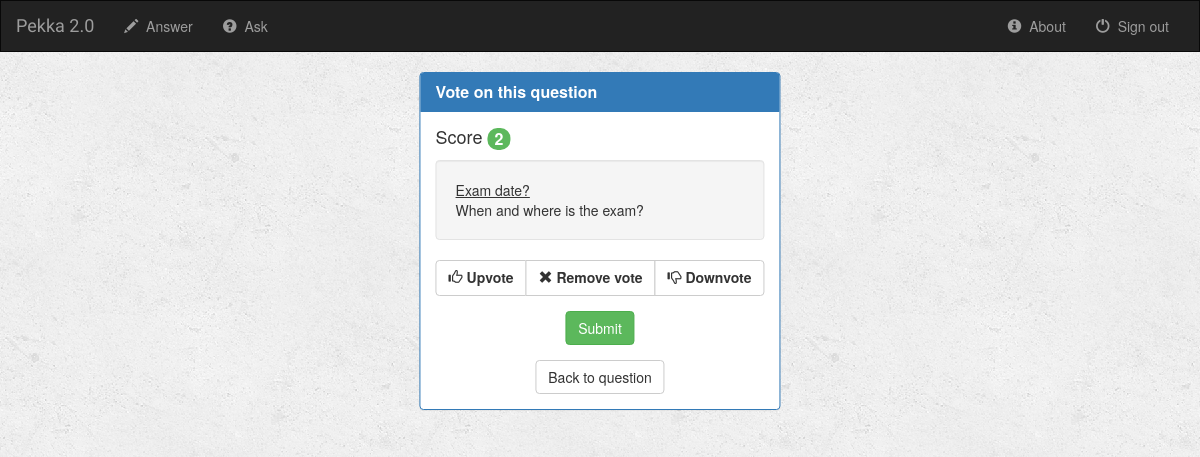
The page /pekka/26/vote_question/ on the database its author committed.
### pekka/models.py (models this page shows, shortened)
class Question(models.Model):
    author = models.ForeignKey(User, default=1)
    question_title = models.CharField(max_length=100)
    question_content = models.CharField(max_length=2000)
    is_answered = models.BooleanField(default=False)
    sub_code = models.CharField(max_length=10)
    ask_time = models.DateTimeField(default='2017-4-17T09:21:31+0000')
    def get_score(self):
        up = QuestionVotes.objects.filter(question=self, val=+1)
        down = QuestionVotes.objects.filter(question=self, val=-1)
        res = up.count()-down.count()
        return res

### pekka/views.py (the view, shortened to what this page needs)
# urls.py: url(r'^(?P<question_id>[0-9]+)/vote_question/$', views.vote_question, name='vote_question'),
def vote_question(request, question_id):
    question = Question.objects.get(pk=question_id)
    form = QuestionVotesForm()
    previous_page = request.META.get('HTTP_REFERER')
    return render(request, template_name='html_pages/vote_question.html', context={
            'question_id': question_id,
            'question_title': question.question_title,
            'question_content': question.question_content,
            'score': question.get_score(),
            'form': form,
            'previous_page': previous_page
            })

### pekka/templates/html_pages/vote_question.html (shortened to what this page needs)
{% extends 'html_pages/base.html' %}
{% block body %}
<div class="container-fluid centerpanel">
    <div class="row">
        <div class="col-sm-12">
            <div class="panel panel-primary">
                <div class="panel-heading">
                    <h3 class="panel-title"><b>Vote on this question</b></h3>
                </div>
                <div class="panel-body">
                    <h4>Score <span class="badge titlebadge" id="titlebadge">{{ score }}</span></h4>
                    <div class="well">
                        <div id="title">{{ question_title }}</div>
                        {{ question_content }}
                    </div>
                    <form role="form" action="" method="post">
                        <div class="btn-group form-group" data-toggle="buttons">
                            {% for radio in form.val %}
                                <label class="btn btn-default" id="radiobuttons">
                                    <span id="glyph" class="glyphicon glyphicon-thumbs-up" aria-hidden="true">
                                    </span>&nbsp;{{ radio }}
                                </label>
                            {% endfor %}
                        </div>
                        <div class="form-group">
                            <button type="submit" class="btn btn-success center-block">Submit</button>
                        </div>
                    </form>
                    <a href="javascript:history.go(-1)"><button class="btn btn-default center-block">Back to question</button></a>
                </div>
            </div>
        </div>
    </div>
</div>
{% endblock %}

### pekka/static/elements/style.css (style rules this page uses)
body { background: white url("images/background.png"); }
#title { text-decoration: underline; }
.titlebadge { font-size: 16px; }
.centerpanel { right: 50%; transform: translate(50%); position: absolute; }
h4 { margin-top: 0px; }
#radiobuttons { padding-bottom: 3px; }

### rows shown on the page
Question: question_title "Exam date?", question_content "When and where is the exam?"

### other values the page prints
{{ score }} "2"
{{ radio }} "Upvote" "Remove vote" "Downvote"
